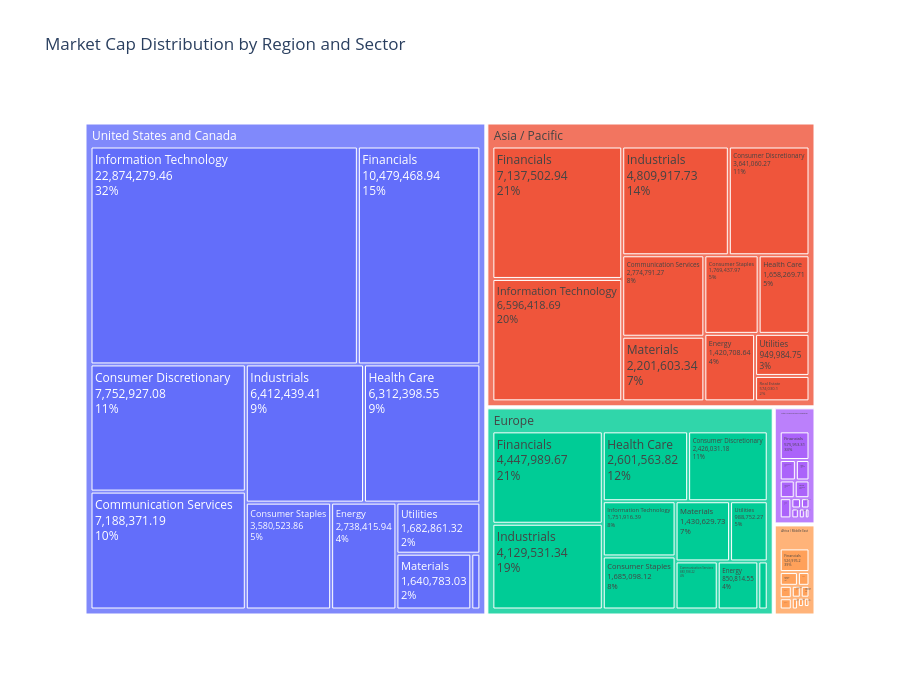

The notebook cell this image was saved under:
### Code cell
# Treemap: Market cap distribution by region and sector
if HAVE_PLOTLY and 'region' in all_stocks.columns and 'sector' in all_stocks.columns and 'market_cap' in all_stocks.columns:
    treemap_data = all_stocks[['region', 'sector', 'market_cap']].dropna()
    treemap_agg = treemap_data.groupby(['region', 'sector'])['market_cap'].sum().reset_index()

    if len(treemap_agg) > 0:
        fig = px.treemap(
                treemap_agg,
                path=['region', 'sector'],
                values='market_cap',
                title='Market Cap Distribution by Region and Sector',
                height=700
                )
        fig.update_traces(textinfo='label+value+percent parent')
        fig.show()

### Figure 1 — Plotly figure (JSON) as saved in the notebook; plotly's stock layout.template omitted (floating-point values rounded to 4 significant figures)
{"data": [{"branchvalues": "total", "domain": {"x": [0.0, 1.0], "y": [0.0, 1.0]}, "hovertemplate": "labels=%{label}<br>market_cap=%{value}<br>parent=%{parent}<br>id=%{id}<extra></extra>", "ids": ["Africa / Middle East/Communication Services", "Africa / Middle East/Consumer Discretionary", "Africa / Middle East/Consumer Staples", "Africa / Middle East/Energy", "Africa / Middle East/Financials", "Africa / Middle East/Health Care", "Africa / Middle East/Industrials", "Africa / Middle East/Information Technology", "Africa / Middle East/Materials", "Africa / Middle East/Real Estate", "Africa / Middle East/Utilities", "Asia / Pacific/Communication Services", "Asia / Pacific/Consumer Discretionary", "Asia / Pacific/Consumer Staples", "Asia / Pacific/Energy", "Asia / Pacific/Financials", "Asia / Pacific/Health Care", "Asia / Pacific/Industrials", "Asia / Pacific/Information Technology", "Asia / Pacific/Materials", "Asia / Pacific/Real Estate", "Asia / Pacific/Utilities", "Europe/Communication Services", "Europe/Consumer Discretionary", "Europe/Consumer Staples", "Europe/Energy", "Europe/Financials", "Europe/Health Care", "Europe/Industrials", "Europe/Information Technology", "Europe/Materials", "Europe/Real Estate", "Europe/Utilities", "Latin America and Caribbean/Communication Services", "Latin America and Caribbean/Consumer Discretionary", "Latin America and Caribbean/Consumer Staples", "Latin America and Caribbean/Energy", "Latin America and Caribbean/Financials", "Latin America and Caribbean/Health Care", "Latin America and Caribbean/Industrials", "Latin America and Caribbean/Information Technology", "Latin America and Caribbean/Materials", "Latin America and Caribbean/Real Estate", "Latin America and Caribbean/Utilities", "United States and Canada/Communication Services", "United States and Canada/Consumer Discretionary", "United States and Canada/Consumer Staples", "United States and Canada/Energy", "United States and Canada/Financials", "United States and Canada/Health Care", "United States and Canada/Industrials", "United States and Canada/Information Technology", "United States and Canada/Materials", "United States and Canada/Real Estate", "United States and Canada/Utilities", "Africa / Middle East", "Asia / Pacific", "Europe", "Latin America and Caribbean", "United States and Canada"], "labels": ["Communication Services", "Consumer Discretionary", "Consumer Staples", "Energy", "Financials", "Health Care", "Industrials", "Information Technology", "Materials", "Real Estate", "Utilities", "Communication Services", "Consumer Discretionary", "Consumer Staples", "Energy", "Financials", "Health Care", "Industrials", "Information Technology", "Materials", "Real Estate", "Utilities", "Communication Services", "Consumer Discretionary", "Consumer Staples", "Energy", "Financials", "Health Care", "Industrials", "Information Technology", "Materials", "Real Estate", "Utilities", "Communication Services", "Consumer Discretionary", "Consumer Staples", "Energy", "Financials", "Health Care", "Industrials", "Information Technology", "Materials", "Real Estate", "Utilities", "Communication Services", "Consumer Discretionary", "Consumer Staples", "Energy", "Financials", "Health Care", "Industrials", "Information Technology", "Materials", "Real Estate", "Utilities", "Africa / Middle East", "Asia / Pacific", "Europe", "Latin America and Caribbean", "United States and Canada"], "name": "", "parents": ["Africa / Middle East", "Africa / Middle East", "Africa / Middle East", "Africa / Middle East", "Africa / Middle East", "Africa / Middle East", "Africa / Middle East", "Africa / Middle East", "Africa / Middle East", "Africa / Middle East", "Africa / Middle East", "Asia / Pacific", "Asia / Pacific", "Asia / Pacific", "Asia / Pacific", "Asia / Pacific", "Asia / Pacific", "Asia / Pacific", "Asia / Pacific", "Asia / Pacific", "Asia / Pacific", "Asia / Pacific", "Europe", "Europe", "Europe", "Europe", "Europe", "Europe", "Europe", "Europe", "Europe", "Europe", "Europe", "Latin America and Caribbean", "Latin America and Caribbean", "Latin America and Caribbean", "Latin America and Caribbean", "Latin America and Caribbean", "Latin America and Caribbean", "Latin America and Caribbean", "Latin America and Caribbean", "Latin America and Caribbean", "Latin America and Caribbean", "Latin America and Caribbean", "United States and Canada", "United States and Canada", "United States and Canada", "United States and Canada", "United States and Canada", "United States and Canada", "United States and Canada", "United States and Canada", "United States and Canada", "United States and Canada", "United States and Canada", "", "", "", "", ""], "values": [119100.0, 111900.0, 79760.0, 39490.0, 527000.0, 41630.0, 77660.0, 101300.0, 187400.0, 54410.0, 21270.0, 2775000.0, 3641000.0, 1769000.0, 1421000.0, 7138000.0, 1658000.0, 4810000.0, 6596000.0, 2202000.0, 574000.0, 950000.0, 883600.0, 2426000.0, 1685000.0, 850800.0, 4448000.0, 2602000.0, 4130000.0, 1752000.0, 1431000.0, 197400.0, 988800.0, 49950.0, 222600.0, 179400.0, 66630.0, 576000.0, 31460.0, 158700.0, 59270.0, 176900.0, 40010.0, 187900.0, 7188000.0, 7753000.0, 3581000.0, 2738000.0, 10480000.0, 6312000.0, 6412000.0, 22870000.0, 1641000.0, 198300.0, 1683000.0, 1361000.0, 33530000.0, 21390000.0, 1749000.0, 70860000.0], "type": "treemap", "textinfo": "label+value+percent parent"}], "layout": {"legend": {"tracegroupgap": 0}, "title": {"text": "Market Cap Distribution by Region and Sector"}, "height": 700}}
